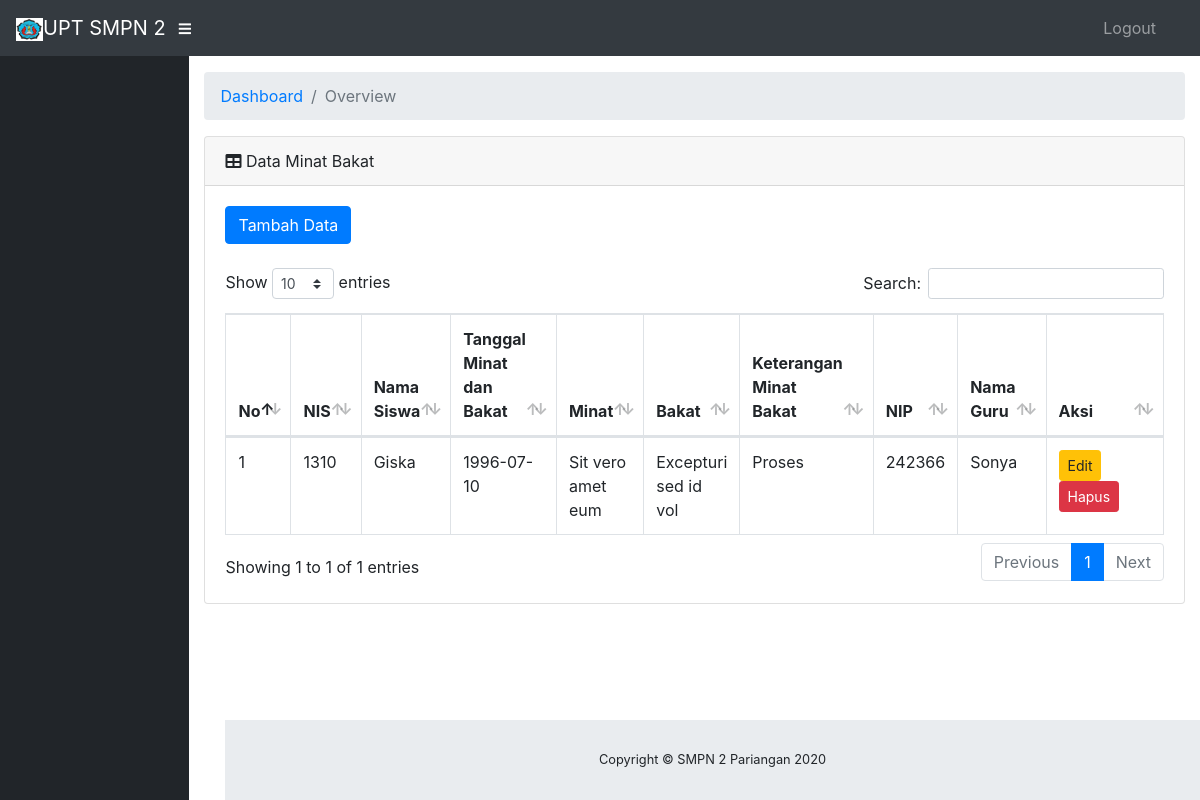
The app's page /minatbakats/index with its own data.
### tables this page shows
CREATE TABLE IF NOT EXISTS `minat_bakat` (
  `id_mb` int(11) NOT NULL,
  `nis` int(10) NOT NULL,
  `tgl_mb` date NOT NULL,
  `minat` varchar(100) NOT NULL,
  `bakat` varchar(100) NOT NULL,
  `ket_mb` varchar(100) NOT NULL,
  `nip` int(20) NOT NULL
);

CREATE TABLE IF NOT EXISTS `siswa` (
  `nis` int(10) NOT NULL,
  `ta` varchar(10) NOT NULL,
  `nm_siswa` varchar(30) NOT NULL,
  `kelas` varchar(10) NOT NULL,
  `jekel` varchar(2) NOT NULL,
  `alamat` varchar(50) NOT NULL,
  `no_hp_ortu` varchar(20) NOT NULL,
  `point` int(11) NOT NULL DEFAULT '100'
);

CREATE TABLE IF NOT EXISTS `guru` (
  `nip` varchar(30) NOT NULL,
  `nm_guru` varchar(50) NOT NULL,
  `jabatan` varchar(50) NOT NULL
);

### application/controllers/Minatbakats.php (called while the page is built, shortened)
<?php
class Minatbakats extends CI_Controller
{
    public function __construct()
    {
        $this->load->model('Mminatbakats');
        $this->load->library("form_validation");
    }
    public function index($offset = 0)
    {
        $data['dataminatbakats'] = $this->Mminatbakats->getAll();
        $this->load->view('minatbakats/index', $data);
    }
}

### index.php (called while the page is built, shortened)
<?php
require_once BASEPATH.'core/CodeIgniter.php';

### application/models/Mminatbakats.php (called while the page is built, shortened)
<?php
class Mminatbakats extends CI_Model
{
    private $_table = "minat_bakat";
    private $_tablesiswa = "siswa";
    private $_tableguru = "guru";
    public function getAll()
    {
        $this->db->select('*');
        $this->db->from($this->_table);
        $this->db->join($this->_tablesiswa, 'minat_bakat.nis = siswa.nis');
        $this->db->join($this->_tableguru, 'minat_bakat.nip = guru.nip');
        return $this->db->get()->result();
        return $this->db->get($this->_table)->result();
    }
}

### application/views/minatbakats/index.php (the view, shortened to what this page needs)
<!DOCTYPE html>
<html lang="en">
<head>
</head>
<body id="page-top">
    <div id="wrapper">
        <div id="content-wrapper">
            <div class="container-fluid">
                <div class="card mb-3">
                    <div class="card-header">
                        <i class="fas fa-table"></i>
                        Data Minat Bakat</div>
                    <div class="card-body">
                        <a href="<?php echo base_url() ?>minatbakats/add" class="btn btn-primary">Tambah Data</a>
                        <br>
                        <br>
                        <div class="table-responsive">
                            <table class="table table-bordered" id="dataTable" width="100%" cellspacing="0">
                                <thead>
                                    <tr>
                                        <th>No</th>
                                        <th>NIS</th>
                                        <th>Nama Siswa</th>
                                        <th>Tanggal Minat dan Bakat</th>
                                        <th>Minat</th>
                                        <th>Bakat</th>
                                        <th>Keterangan Minat Bakat</th>
                                        <th>NIP</th>
                                        <th>Nama Guru</th>
                                        <th>Aksi</th>
                                    </tr>
                                </thead>
                                <tbody>
                                    <?php foreach ($dataminatbakats as $no => $dataminatbakat) : ?>
                                        <tr>
                                            <td><?php echo ++$no ?></td>
                                            <td><?php echo $dataminatbakat->nis ?></td>
                                            <td><?php echo $dataminatbakat->nm_siswa ?></td>
                                            <td><?php echo $dataminatbakat->tgl_mb ?></td>
                                            <td><?php echo $dataminatbakat->minat ?></td>
                                            <td><?php echo $dataminatbakat->bakat ?></td>
                                            <td><?php echo $dataminatbakat->ket_mb ?></td>
                                            <td><?php echo $dataminatbakat->nip ?></td>
                                            <td><?php echo $dataminatbakat->nm_guru ?></td>
                                            <td width="120px">
                                                <a class="btn btn-warning btn-sm" href="<?php echo base_url() ?>minatbakats/edit/<?php echo $dataminatbakat->id_mb ?>">Edit</a>
                                                <a class="btn btn-danger btn-sm" href="<?php echo base_url() ?>minatbakats/delete/<?php echo $dataminatbakat->id_mb ?>">Hapus</a>
                                            </td>
                                        </tr>
                                    <?php endforeach ?>
                                </tbody>
                            </table>
                        </div>
                    </div>
                </div>
            </div>
        </div>
    </div>
</body>
</html>

### records on screen
minat_bakat: siswa.nis "1310", siswa.nm_siswa "Giska", tgl_mb "1996-07-10", minat "Sit vero amet eum", bakat "Excepturi sed id vol", ket_mb "Proses", guru.nip "242366", guru.nm_guru "Sonya"
